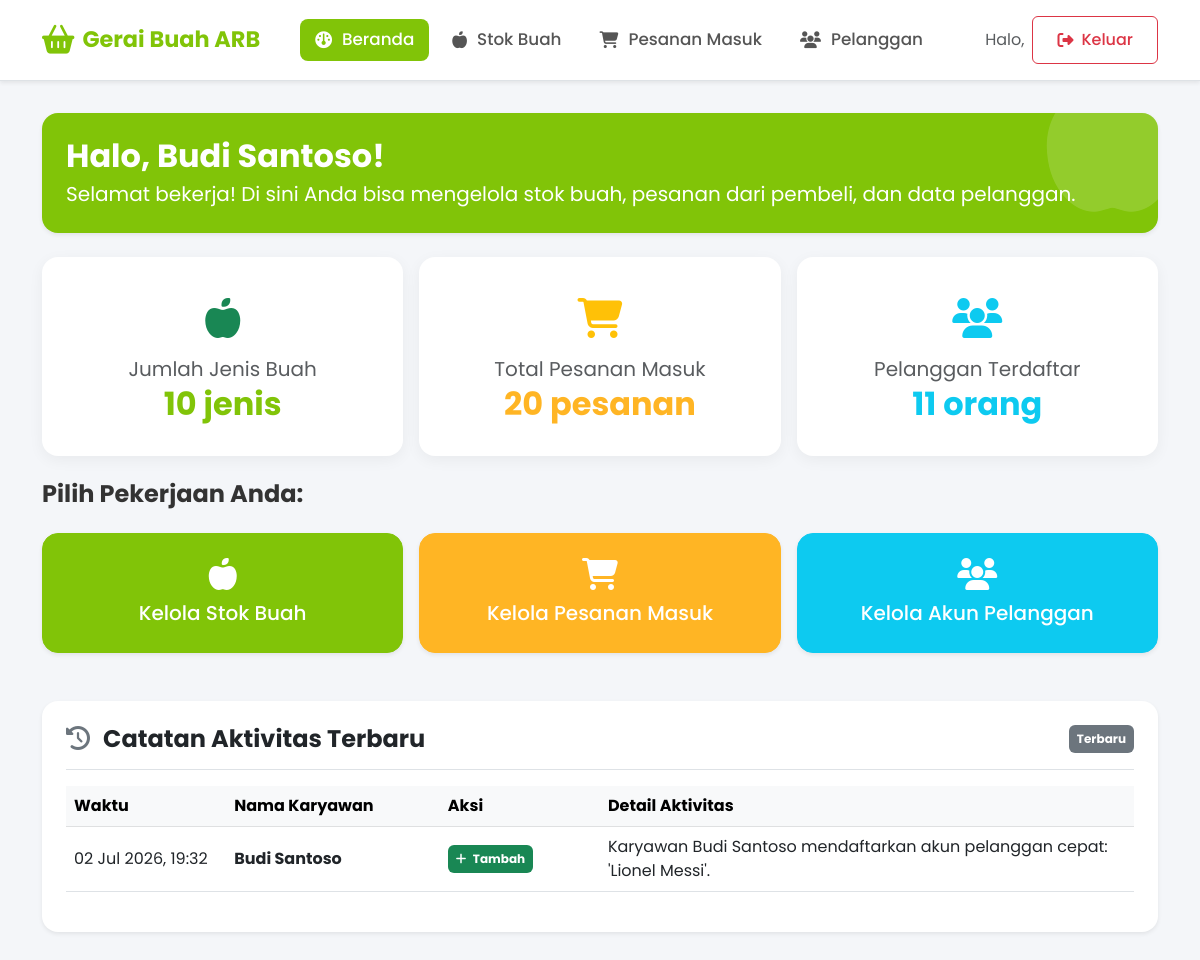
The page /karyawan/dashboard/ (signed in) on the database its author committed.
### core/models.py (models this page shows, shortened)
class Karyawan(models.Model):
    idKaryawan = models.AutoField(primary_key=True)
    namaKaryawan = models.CharField(max_length=70)
    noHp = models.CharField(max_length=12, unique=True)
    password = models.CharField(max_length=128)
    class Meta:
        verbose_name_plural = "Karyawan"

class LogAktivitasKaryawan(models.Model):
    AKSI_CHOICES = [
        ('CREATE', 'CREATE'),
        ('UPDATE', 'UPDATE'),
        ('DELETE', 'DELETE'),
    ]
    TARGET_MODEL_CHOICES = [
        ('Buah', 'Buah'),
        ('Pembelian', 'Pembelian'),
        ('Pelanggan', 'Pelanggan'),
    ]
    idLog = models.AutoField(primary_key=True)
    idKaryawan = models.ForeignKey(Karyawan, on_delete=models.CASCADE)
    aksi = models.CharField(max_length=10, choices=AKSI_CHOICES)
    target_model = models.CharField(max_length=20, choices=TARGET_MODEL_CHOICES)
    target_id = models.IntegerField()
    deskripsi = models.TextField()
    timestamp = models.DateTimeField(auto_now_add=True)
    class Meta:
        verbose_name_plural = "Log Aktivitas Karyawan"

### core/karyawan_views.py (the view)
# urls.py: path('dashboard/', karyawan_views.karyawan_dashboard, name='karyawan_dashboard'),
@karyawan_required
def karyawan_dashboard(request):
    karyawan_id = request.session['karyawan_id']
    karyawan = Karyawan.objects.get(pk=karyawan_id)
    total_buah = Buah.objects.count()
    total_pembelian = Pembelian.objects.count()
    total_pelanggan = Pelanggan.objects.count()
    logs = LogAktivitasKaryawan.objects.all().order_by('-timestamp')[:10]
    context = {
        'karyawan': karyawan,
        'total_buah': total_buah,
        'total_pembelian': total_pembelian,
        'total_pelanggan': total_pelanggan,
        'logs': logs,
    }
    return render(request, 'core/karyawan/dashboard.html', context)

### core/context_processors.py (called while the page is built, shortened)
def kesegaran_alert(request):
    kritis_buah = []
    peringatan_buah = []
    total_alerts = 0
    default_context = {
        'kritis_buah': kritis_buah,
        'peringatan_buah': peringatan_buah,
        'total_alerts': total_alerts,
    }
    if not request.user.is_authenticated or not request.user.is_staff:
        return default_context
    from django.urls import resolve
    try:
        resolved = resolve(request.path)
        if resolved.url_name != 'index' or not resolved.app_name == 'admin':
            return default_context
    except Exception:
        return default_context

### core/karyawan_views.py (called while the page is built)
def karyawan_required(view_func):
    @wraps(view_func)
    def _wrapped_view(request, *args, **kwargs):
        if 'karyawan_id' not in request.session:
            messages.error(request, 'Silakan login terlebih dahulu untuk mengakses portal karyawan.')
            return redirect('karyawan_login')
        return view_func(request, *args, **kwargs)
    return _wrapped_view

### core/templates/core/karyawan/dashboard.html (shortened to what this page needs)
{% extends 'core/karyawan/base.html' %}
{% block content %}
<div class="row mb-4">
    <div class="col-12">
        <div class="p-4 bg-brand-success text-white rounded-4 shadow-sm position-relative overflow-hidden">
            <div style="position: absolute; right: -20px; bottom: -20px; opacity: 0.15; font-size: 150px;">
                <i class="fa-solid fa-apple-whole"></i>
            </div>
            <div class="position-relative">
                <h2 class="fw-bold mb-1">Halo, {{ karyawan.namaKaryawan }}!</h2>
                <p class="mb-0 fs-5 opacity-90">Selamat bekerja! Di sini Anda bisa mengelola stok buah, pesanan dari pembeli, dan data pelanggan.</p>
            </div>
        </div>
    </div>
</div>
<div class="row g-3 mb-4 text-center">
    <div class="col-12 col-md-4">
        <div class="card card-stat py-3">
            <div class="card-body">
                <div class="text-success mb-2" style="font-size: 2.5rem;">
                    <i class="fa-solid fa-apple-whole"></i>
                </div>
                <h5 class="text-muted fw-normal mb-1">Jumlah Jenis Buah</h5>
                <h2 class="fw-bold m-0" style="color: #81C408;">{{ total_buah }} jenis</h2>
            </div>
        </div>
    </div>
    <div class="col-12 col-md-4">
        <div class="card card-stat py-3">
            <div class="card-body">
                <div class="text-warning mb-2" style="font-size: 2.5rem;">
                    <i class="fa-solid fa-cart-shopping"></i>
                </div>
                <h5 class="text-muted fw-normal mb-1">Total Pesanan Masuk</h5>
                <h2 class="fw-bold m-0" style="color: #FFB524;">{{ total_pembelian }} pesanan</h2>
            </div>
        </div>
    </div>
    <div class="col-12 col-md-4">
        <div class="card card-stat py-3">
            <div class="card-body">
                <div class="text-info mb-2" style="font-size: 2.5rem;">
                    <i class="fa-solid fa-users"></i>
                </div>
                <h5 class="text-muted fw-normal mb-1">Pelanggan Terdaftar</h5>
                <h2 class="fw-bold m-0 text-info">{{ total_pelanggan }} orang</h2>
            </div>
        </div>
    </div>
</div>
<div class="row g-3 mb-5">
    <div class="col-12"><h4 class="fw-bold mb-2">Pilih Pekerjaan Anda:</h4></div>
    <div class="col-12 col-sm-4">
        <a href="{% url 'karyawan_buah_list' %}" class="btn btn-brand-success btn-lg w-100 py-4 fs-5 rounded-4 shadow-sm touch-btn flex-column gap-2" style="height: auto;">
            <i class="fa-solid fa-apple-whole fs-2"></i>
            <span>Kelola Stok Buah</span>
        </a>
    </div>
    <div class="col-12 col-sm-4">
        <a href="{% url 'karyawan_pembelian_list' %}" class="btn btn-brand-accent btn-lg w-100 py-4 fs-5 rounded-4 shadow-sm touch-btn flex-column gap-2" style="height: auto;">
            <i class="fa-solid fa-cart-shopping fs-2"></i>
            <span>Kelola Pesanan Masuk</span>
        </a>
    </div>
    <div class="col-12 col-sm-4">
        <a href="{% url 'karyawan_pelanggan_list' %}" class="btn btn-info text-white btn-lg w-100 py-4 fs-5 rounded-4 shadow-sm touch-btn flex-column gap-2" style="height: auto; background-color: #0dcaf0; border-color: #0dcaf0;">
            <i class="fa-solid fa-users fs-2"></i>
            <span>Kelola Akun Pelanggan</span>
        </a>
    </div>
</div>
<div class="row">
    <div class="col-12">
        <div class="card shadow-sm border-0 rounded-4 p-4">
            <div class="d-flex align-items-center justify-content-between border-bottom pb-3 mb-3">
                <h4 class="fw-bold m-0"><i class="fa-solid fa-clock-rotate-left me-2 text-secondary"></i> Catatan Aktivitas Terbaru</h4>
                <span class="badge bg-secondary p-2">Terbaru</span>
            </div>
            <div class="table-responsive">
                <table class="table table-hover align-middle">
                    <thead class="table-light">
                        <tr>
                            <th scope="col" style="width: 15%">Waktu</th>
                            <th scope="col" style="width: 20%">Nama Karyawan</th>
                            <th scope="col" style="width: 15%">Aksi</th>
                            <th scope="col" style="width: 50%">Detail Aktivitas</th>
                        </tr>
                    </thead>
                    <tbody>
                        {% if logs %}
                            {% for log in logs %}
                                <tr>
                                    <td>{{ log.timestamp|date:"d M Y, H:i" }}</td>
                                    <td><strong>{{ log.idKaryawan.namaKaryawan }}</strong></td>
                                    <td>
                                        {% if log.aksi == 'CREATE' %}
                                            <span class="badge bg-success p-2 fs-7"><i class="fa-solid fa-plus me-1"></i> Tambah</span>
                                        {% elif log.aksi == 'UPDATE' %}
                                            <span class="badge bg-warning text-dark p-2 fs-7"><i class="fa-solid fa-pen me-1"></i> Edit</span>
                                        {% else %}
                                            <span class="badge bg-danger p-2 fs-7"><i class="fa-solid fa-trash me-1"></i> Hapus</span>
                                        {% endif %}
                                    </td>
                                    <td>{{ log.deskripsi }}</td>
                                </tr>
                            {% endfor %}
                        {% endif %}
                    </tbody>
                </table>
            </div>
        </div>
    </div>
</div>
{% endblock %}

### core/templates/core/karyawan/base.html (style rules this page uses)
body { font-family: 'Poppins', sans-serif; background-color: #f4f6f9; color: #333; }
.bg-brand-success { background-color: #81C408 !important; color: white !important; }
.btn-brand-success { background-color: #81C408; border-color: #81C408; color: white; padding: 12px 24px; font-size: 1rem; font-weight: 500; border-radius: 8px; }
.btn-brand-accent { background-color: #FFB524; border-color: #FFB524; color: white; padding: 12px 24px; font-size: 1rem; font-weight: 500; border-radius: 8px; }
.touch-btn { min-height: 48px; min-width: 48px; display: inline-flex; align-items: center; justify-content: center; font-weight: 500; }
.card-stat { border: none; border-radius: 16px; box-shadow: 0 4px 15px rgba(0,0,0,0.05); transition: transform 0.2s; }

### rows shown on the page
Karyawan: namaKaryawan "Budi Santoso"
LogAktivitasKaryawan: timestamp "02 Jul 2026, 19:32", idKaryawan.namaKaryawan "Budi Santoso", aksi "CREATE" (drawn), deskripsi "Karyawan Budi Santoso mendaftarkan akun pelanggan cepat: 'Lionel Messi'."

### other values the page prints
{{ total_buah }} "10"
{{ total_pembelian }} "20"
{{ total_pelanggan }} "11"
